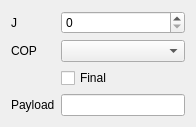
<?xml version="1.0" encoding="UTF-8"?>
<ui version="4.0">
 <class>DataForm</class>
 <widget class="QWidget" name="DataForm">
  <property name="geometry">
   <rect>
    <x>0</x>
    <y>0</y>
    <width>196</width>
    <height>113</height>
   </rect>
  </property>
  <property name="windowTitle">
   <string>Form</string>
  </property>
  <layout class="QFormLayout" name="formLayout">
   <item row="0" column="0">
    <widget class="QLabel" name="label">
     <property name="text">
      <string>J</string>
     </property>
    </widget>
   </item>
   <item row="0" column="1">
    <widget class="QSpinBox" name="sbJ"/>
   </item>
   <item row="1" column="0">
    <widget class="QLabel" name="label_2">
     <property name="text">
      <string>COP</string>
     </property>
    </widget>
   </item>
   <item row="1" column="1">
    <widget class="QComboBox" name="cbCop"/>
   </item>
   <item row="2" column="1">
    <widget class="QCheckBox" name="chkFinal">
     <property name="text">
      <string>Final</string>
     </property>
    </widget>
   </item>
   <item row="3" column="0">
    <widget class="QLabel" name="label_3">
     <property name="text">
      <string>Payload</string>
     </property>
    </widget>
   </item>
   <item row="3" column="1">
    <widget class="QLineEdit" name="lePayload"/>
   </item>
  </layout>
 </widget>
 <resources/>
 <connections/>
</ui>
